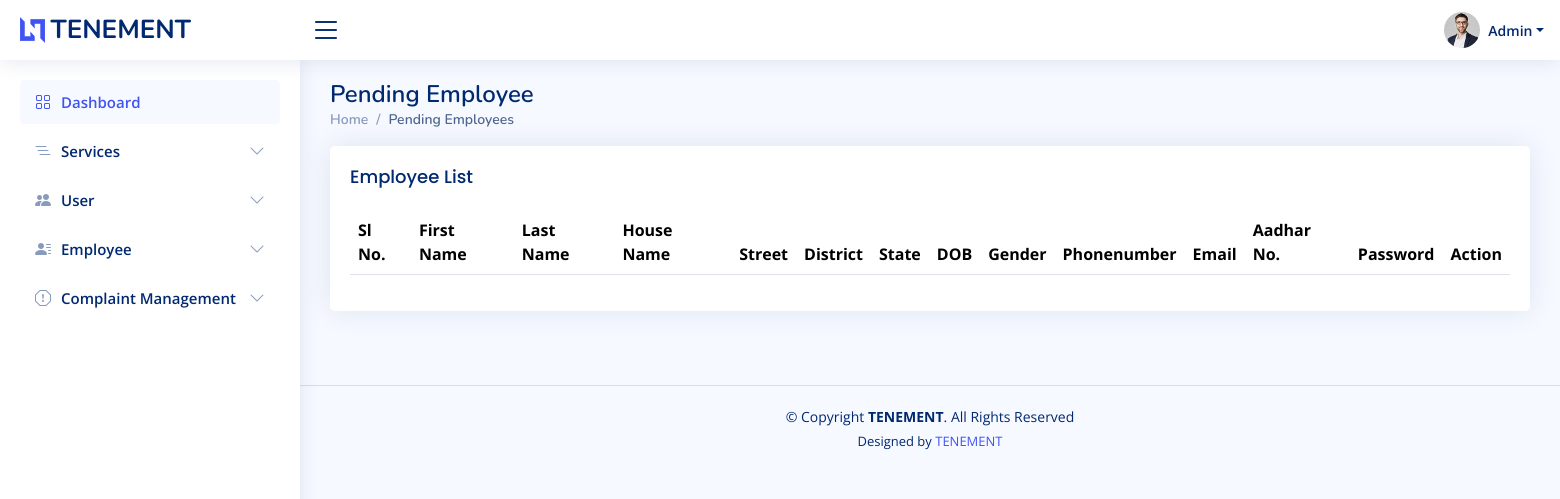
Before: /admin/pendingemployee.php with the older database file.
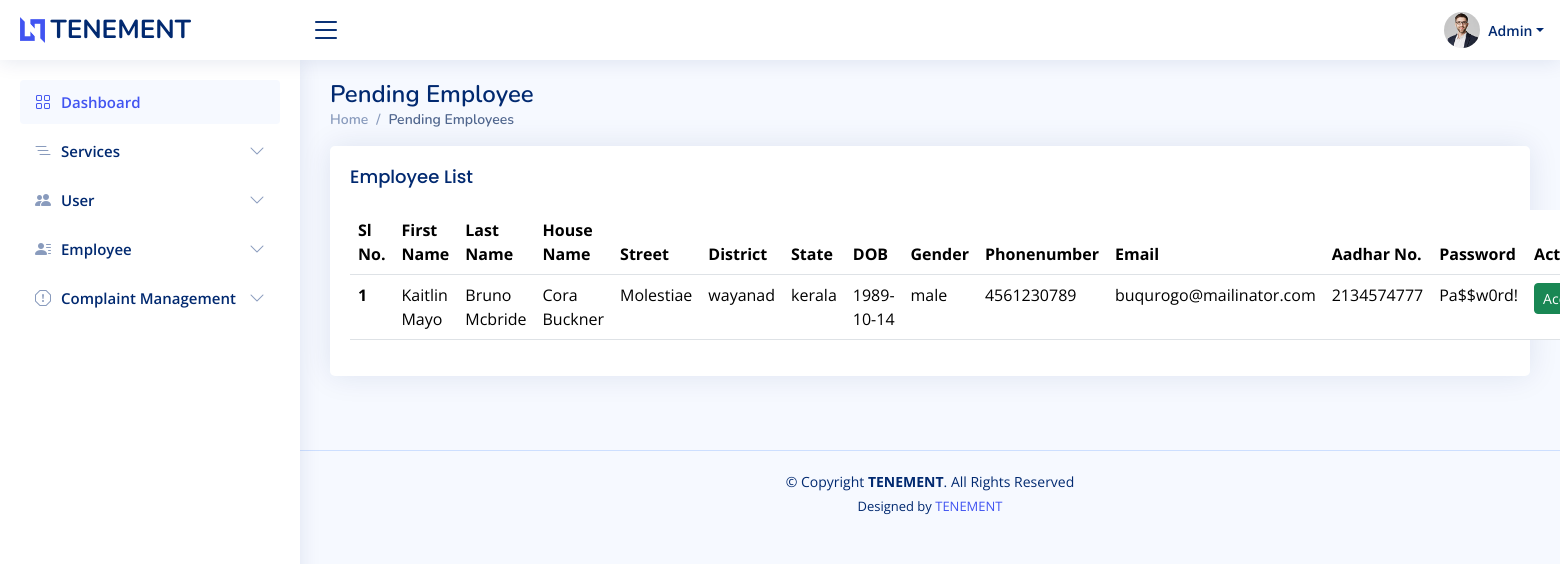
After: the same page with the newer database file.
### tables this page shows
CREATE TABLE `employee_register` (
  `fname` varchar(50) NOT NULL,
  `lname` varchar(50) NOT NULL,
  `housename` varchar(50) NOT NULL,
  `street` varchar(50) NOT NULL,
  `district` varchar(50) NOT NULL,
  `state` varchar(50) NOT NULL,
  `zip` int(30) NOT NULL,
  `dob` date NOT NULL,
  `gender` varchar(50) NOT NULL,
  `phonenumber` varchar(50) NOT NULL,
  `email` varchar(50) NOT NULL,
  `aadhar` varchar(50) NOT NULL,
  `password` varchar(50) NOT NULL,
  `img` varchar(50) NOT NULL DEFAULT 'default.png'
);

### connect.php (called while the page is built, shortened)
<?php
$dbname="tenement";
$conn=mysqli_connect("localhost","root","",$dbname);
function select_data($sql)
{
  global $conn;
  $res = mysqli_query($conn, $sql);
  if ($res)
    return $res;
  else
    return False;
}
?>

### admin/pendingemployee.php (the view, shortened to what this page needs)
<?php
include 'header.php';
?>
<main id="main" class="main">
  <div class="pagetitle">
    <h1>Pending Employee</h1>
    <nav>
      <ol class="breadcrumb">
        <li class="breadcrumb-item"><a href="index.php">Home</a></li>
        <li class="breadcrumb-item active">Pending Employees</li>
      </ol>
    </nav>
  </div>
  <section class="section dashboard">
    <div class="row">
      <section class="section">
        <div class="row">
          <div class="col-lg-12">
            <div class="card">
              <div class="card-body">
                <h5 class="card-title">Employee List</h5>
                <table class="table datatable">
                  <thead>
                    <tr>
                    <th scope="col">Sl No.</th>
                    <th scope="col">First Name</th>
                    <th scope="col">Last Name</th>
                    <th scope="col">House Name</th>
                    <th scope="col">Street</th>
                    <th scope="col">District</th>
                    <th scope="col">State</th>
                    <th scope="col">DOB</th>
                    <th scope="col">Gender</th>
                    <th scope="col">Phonenumber</th>
                    <th scope="col">Email</th>
                    <th scope="col">Aadhar No.</th>
                    <th scope="col">Password</th>
                <th scope="col">Action</th>
                    </tr>
                  </thead>
                  <tbody>
                    <?php
                    $sql = "SELECT * FROM `employee_register` WHERE email IN (SELECT email FROM `loginpage` WHERE status = 0)";
                    $data = select_data($sql);
                    $n = 1;
                    while ($row = mysqli_fetch_assoc($data)) {
                      ?>
                      <tr>
                        <th scope='row'>
                          <?php echo $n++; ?>
                        </th>
                        <td>
                          <?php echo $row['fname'] ?>
                        </td>
                        <td>
                          <?php echo $row['lname'] ?>
                        </td>
                        <td>
                          <?php echo $row['housename'] ?>
                        </td>
                        <td>
                          <?php echo $row['street'] ?>
                        </td>
                        <td>
                          <?php echo $row['district'] ?>
                        </td>
                        <td>
                          <?php echo $row['state'] ?>
                        </td>
                        <td>
                          <?php echo $row['dob'] ?>
                        </td>
                        <td>
                          <?php echo $row['gender'] ?>
                        </td>
                        <td>
                          <?php echo $row['phonenumber'] ?>
                        </td>
                        <td>
                          <?php echo $row['email'] ?>
                        </td>
                        <td>
                          <?php echo $row['aadhar'] ?>
                        </td>
                        <td>
                          <?php echo $row['password'] ?>
                        </td>
                        <td>
                          <div class="btn-group">
                            <a href="php/verifyemployee.php?email=<?php echo $row['email'];?>&status=1" class="btn btn-success btn-sm">Accecpt</a>
                          </div>
                        </td>
                      </tr>
                      <?php
                    }
                    ?>
                  </tbody>
                </table>
              </div>
            </div>
          </div>
        </div>
      </section>
</main>

### admin/header.php (shortened to what this page needs)
<?php
require '../connect.php';
?>
<!DOCTYPE html>
<html lang="en">
<head>
  <link href="assets/vendor/bootstrap/css/bootstrap.min.css" rel="stylesheet">
  <link href="assets/vendor/bootstrap-icons/bootstrap-icons.css" rel="stylesheet">
  <link href="assets/vendor/boxicons/css/boxicons.min.css" rel="stylesheet">
  <link href="assets/vendor/quill/quill.snow.css" rel="stylesheet">
  <link href="assets/vendor/quill/quill.bubble.css" rel="stylesheet">
  <link href="assets/vendor/remixicon/remixicon.css" rel="stylesheet">
  <link href="assets/vendor/simple-datatables/style.css" rel="stylesheet">
  <link href="assets/css/style.css" rel="stylesheet">
</head>
<body>
  <header id="header" class="header fixed-top d-flex align-items-center">
    <div class="d-flex align-items-center justify-content-between">
      <a href="index.php" class="logo d-flex align-items-center">
        <img src="assets/img/logo.png" alt="">
        <span class="d-none d-lg-block">TENEMENT</span>
      </a>
      <i class="bi bi-list toggle-sidebar-btn"></i>
    </div>
    <nav class="header-nav ms-auto">
      <ul class="d-flex align-items-center">
        <li class="nav-item dropdown pe-3">
          <a class="nav-link nav-profile d-flex align-items-center pe-0" href="#" data-bs-toggle="dropdown">
            <img src="assets/img/profile-img.jpg" alt="Profile" class="rounded-circle">
            <span class="d-none d-md-block dropdown-toggle ps-2">Admin</span>
          </a>
        </li>
      </ul>
    </nav>
  </header>
  <aside id="sidebar" class="sidebar">
    <ul class="sidebar-nav" id="sidebar-nav">
      <li class="nav-item">
        <a class="nav-link " href="index.php">
          <i class="bi bi-grid"></i>
          <span>Dashboard</span>
        </a>
      </li>
<li class="nav-item">
  <a class="nav-link collapsed" data-bs-target="#icons-nav" data-bs-toggle="collapse" href="#">
    <i class="bi bi-list-nested"></i><span>Services</span><i class="bi bi-chevron-down ms-auto"></i>
  </a>
</li>
      <li class="nav-item">
        <a class="nav-link collapsed" data-bs-target="#forms-nav" data-bs-toggle="collapse" href="#">
          <i class="bi bi-people-fill"></i><span>User</span><i class="bi bi-chevron-down ms-auto"></i>
        </a>
      </li>
      <li class="nav-item">
        <a class="nav-link collapsed" data-bs-target="#tables-nav" data-bs-toggle="collapse" href="#">
        <i class="bi bi-person-lines-fill"></i><span>Employee</span><i class="bi bi-chevron-down ms-auto"></i>
        </a>
      </li>
      <li class="nav-item">
        <a class="nav-link collapsed" data-bs-target="#charts-nav" data-bs-toggle="collapse" href="#">
          <i class="bi bi-exclamation-octagon"></i><span>Complaint Management</span><i class="bi bi-chevron-down ms-auto"></i>
        </a>
      </li>
    </ul>
  </aside>

### admin/assets/css/style.css (style rules this page uses)
:root { scroll-behavior: smooth; }
body { font-family: "Open Sans", sans-serif; background: #f6f9ff; color: #444444; }
a { color: #4154f1; text-decoration: none; }
h1, h2, h3, h4, h5, h6 { font-family: "Nunito", sans-serif; }
#main { margin-top: 60px; padding: 20px 30px; transition: all 0.3s; }
.pagetitle { margin-bottom: 10px; }
.pagetitle h1 { font-size: 24px; margin-bottom: 0; font-weight: 600; color: #012970; }
.card { margin-bottom: 30px; border: none; border-radius: 5px; box-shadow: 0px 0 30px rgba(1, 41, 112, 0.1); }
.card-title { padding: 20px 0 15px 0; font-size: 18px; font-weight: 500; color: #012970; font-family: "Poppins", sans-serif; }
.card-body { padding: 0 20px 20px 20px; }
.breadcrumb { font-size: 14px; font-family: "Nunito", sans-serif; color: #899bbd; font-weight: 600; }
.breadcrumb a { color: #899bbd; transition: 0.3s; }
.breadcrumb .breadcrumb-item::before { color: #899bbd; }
.breadcrumb .active { color: #51678f; font-weight: 600; }
.logo { line-height: 1; }
@media (min-width: 1200px) { .logo { width: 280px; } }
.logo img { max-height: 26px; margin-right: 6px; }
.logo span { font-size: 26px; font-weight: 700; color: #012970; font-family: "Nunito", sans-serif; }
.header { transition: all 0.5s; z-index: 997; height: 60px; box-shadow: 0px 2px 20px rgba(1, 41, 112, 0.1); background-color: #fff; padding-left: 20px; }
.header .toggle-sidebar-btn { font-size: 32px; padding-left: 10px; cursor: pointer; color: #012970; }
.header-nav ul { list-style: none; }
.header-nav > ul { margin: 0; padding: 0; }
.header-nav .nav-profile { color: #012970; }
.header-nav .nav-profile img { max-height: 36px; }
.header-nav .nav-profile span { font-size: 14px; font-weight: 600; }
.sidebar { position: fixed; top: 60px; left: 0; bottom: 0; width: 300px; z-index: 996; transition: all 0.3s; padding: 20px; overflow-y: auto; scrollbar-width: thin; scrollbar-color: #aab7cf transparent; box-shadow: 0px 0px 20px rgba(1, 41, 112, 0.1); background-color: #fff; }
@media (min-width: 1200px) { #main, #footer { margin-left: 300px; } }
.sidebar-nav { padding: 0; margin: 0; list-style: none; }
.sidebar-nav li { padding: 0; margin: 0; list-style: none; }
.sidebar-nav .nav-item { margin-bottom: 5px; }
.sidebar-nav .nav-link { display: flex; align-items: center; font-size: 15px; font-weight: 600; color: #4154f1; transition: 0.3; background: #f6f9ff; padding: 10px 15px; border-radius: 4px; }
.sidebar-nav .nav-link i { font-size: 16px; margin-right: 10px; color: #4154f1; }
.sidebar-nav .nav-link.collapsed { color: #012970; background: #fff; }
.sidebar-nav .nav-link.collapsed i { color: #899bbd; }
.sidebar-nav .nav-link .bi-chevron-down { margin-right: 0; transition: transform 0.2s ease-in-out; }
.footer { padding: 20px 0; font-size: 14px; transition: all 0.3s; border-top: 1px solid #cddfff; }
.footer .copyright { text-align: center; color: #012970; }
.footer .credits { padding-top: 5px; text-align: center; font-size: 13px; color: #012970; }

Changed rows visible on the page:
added employee_register: fname "Kaitlin Mayo", lname "Bruno Mcbride", housename "Cora Buckner", street "Molestiae", district "wayanad", state "kerala", dob "1989-10-14", gender "male", phonenumber "4561230789", email "buqurogo@mailinator.com", aadhar "2134574777", password "Pa$$w0rd!"
